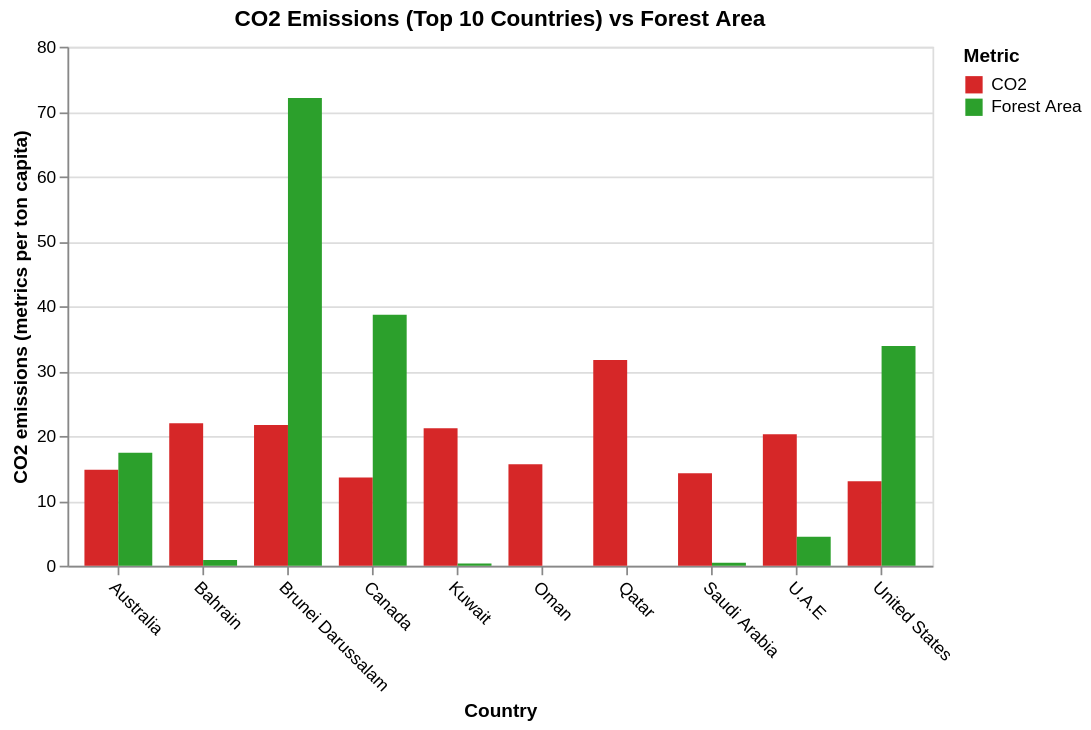

The specification (Vega-Lite) saved for this image:
### Vega-Lite specification from a JSON file in a GitHub repository (floating-point values rounded to 4 significant figures)
{"$schema": "https://vega.github.io/schema/vega-lite/v5.json", "width": 500, "height": 300, "title": "CO2 Emissions (Top 10 Countries) vs Forest Area", "data": {"values": [{"Country Name": "Qatar", "Country Code": "QAT", "2020_CO2": 31.73, "2020_ForestArea": 0}, {"Country Name": "Bahrain", "Country Code": "BHR", "2020_CO2": 21.98, "2020_ForestArea": 0.8917}, {"Country Name": "Brunei Darussalam", "Country Code": "BRN", "2020_CO2": 21.71, "2020_ForestArea": 72.11}, {"Country Name": "Kuwait", "Country Code": "KWT", "2020_CO2": 21.17, "2020_ForestArea": 0.3507}, {"Country Name": "U.A.E", "Country Code": "ARE", "2020_CO2": 20.25, "2020_ForestArea": 4.468}, {"Country Name": "Oman", "Country Code": "OMN", "2020_CO2": 15.64, "2020_ForestArea": 0.008078}, {"Country Name": "Australia", "Country Code": "AUS", "2020_CO2": 14.78, "2020_ForestArea": 17.42}, {"Country Name": "Saudi Arabia", "Country Code": "SAU", "2020_CO2": 14.27, "2020_ForestArea": 0.4545}, {"Country Name": "Canada", "Country Code": "CAN", "2020_CO2": 13.59, "2020_ForestArea": 38.7}, {"Country Name": "United States", "Country Code": "USA", "2020_CO2": 13.03, "2020_ForestArea": 33.87}]}, "selection": {"metric_selection": {"type": "multi", "fields": ["Metric Label"], "bind": "legend"}}, "transform": [{"fold": ["2020_CO2", "2020_ForestArea"], "as": ["Metric", "Value"]}, {"calculate": "datum.Metric === '2020_CO2' ? 'CO2' : 'Forest Area'", "as": "Metric Label"}], "mark": "bar", "encoding": {"x": {"field": "Country Name", "type": "ordinal", "title": "Country", "axis": {"labelAngle": 45}}, "y": {"field": "Value", "type": "quantitative", "title": "CO2 emissions (metrics per ton capita)"}, "color": {"field": "Metric Label", "type": "nominal", "title": "Metric", "scale": {"range": ["#d62728", "#2ca02c"]}}, "xOffset": {"field": "Metric Label"}, "tooltip": [{"field": "Country Name", "type": "ordinal"}, {"field": "Metric Label", "type": "nominal"}, {"field": "Value", "type": "quantitative"}], "opacity": {"condition": {"selection": "metric_selection", "value": 1}, "value": 0.2}}}
